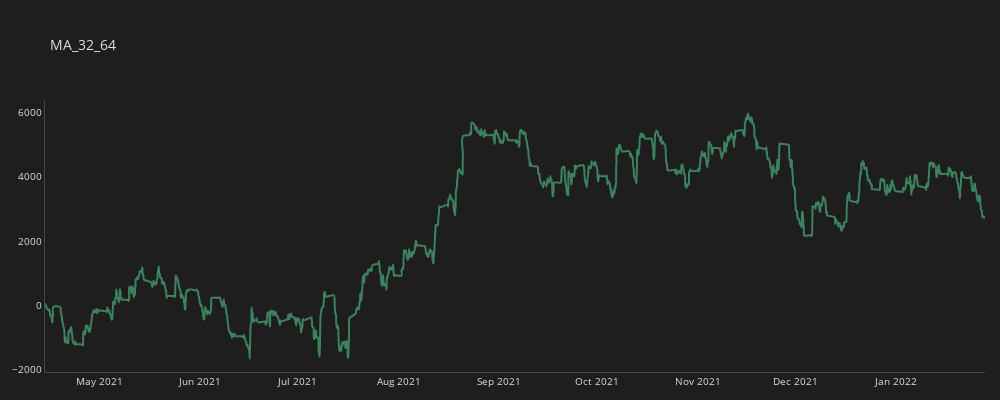
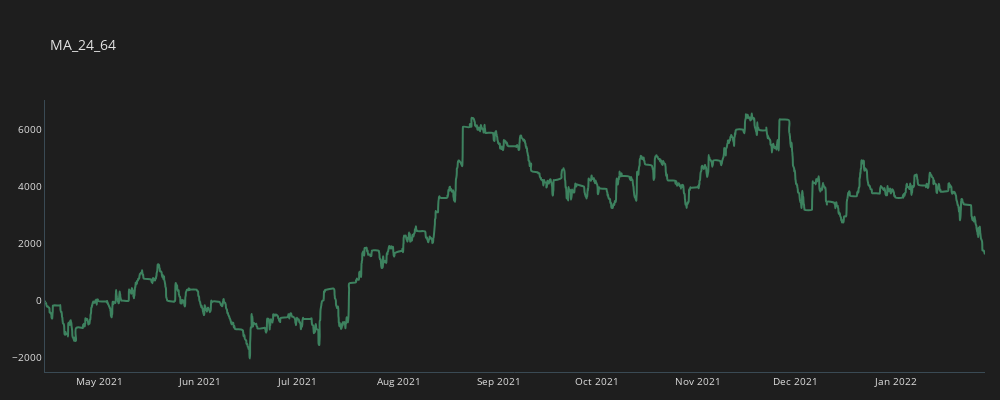
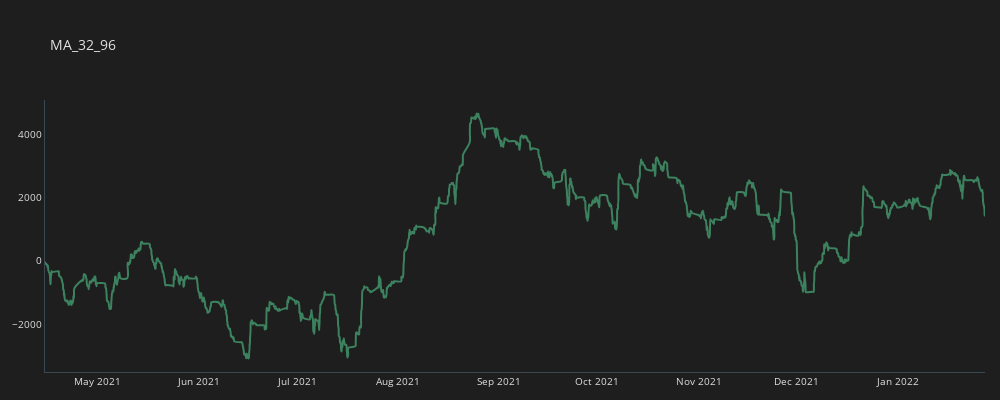

The notebook cell these images were saved under, in order:
### Code cell
for c in crosses:
    temp_df = all_trades[(all_trades.CROSS==c)].copy()
    temp_df = temp_df.groupby(by='time', as_index=False).sum()
    temp_df['CUM_GAIN'] = temp_df.GAIN.cumsum()
    plot_line(temp_df, c)

### Figure 1 — Plotly figure (JSON) as saved in the notebook; plotly's stock layout.template omitted (floating-point values rounded to 4 significant figures; data arrays with more than 128 entries replaced by an {"elided": "..."} marker saying what was removed)
{"data": [{"line": {"color": "#3d825f", "shape": "spline", "width": 2}, "mode": "lines", "name": "CAD_CUM_GAIN", "type": "scatter", "x": {"elided": "3073 str values"}, "y": {"elided": "3073 float values"}}], "layout": {"font": {"color": "#e1e1e1", "size": 10}, "height": 400, "margin": {"b": 15, "l": 15, "r": 15}, "paper_bgcolor": "#1e1e1e", "plot_bgcolor": "#1e1e1e", "title": {"text": "MA_32_64"}, "width": 1000, "xaxis": {"linecolor": "#3a4a54", "linewidth": 1, "showgrid": false, "zeroline": false}, "yaxis": {"linecolor": "#3a4a54", "linewidth": 1, "showgrid": false, "zeroline": false}}}

### Figure 2 — Plotly figure (JSON) as saved in the notebook; plotly's stock layout.template omitted (floating-point values rounded to 4 significant figures; data arrays with more than 128 entries replaced by an {"elided": "..."} marker saying what was removed)
{"data": [{"line": {"color": "#3d825f", "shape": "spline", "width": 2}, "mode": "lines", "name": "CAD_CUM_GAIN", "type": "scatter", "x": {"elided": "3159 str values"}, "y": {"elided": "3159 float values"}}], "layout": {"font": {"color": "#e1e1e1", "size": 10}, "height": 400, "margin": {"b": 15, "l": 15, "r": 15}, "paper_bgcolor": "#1e1e1e", "plot_bgcolor": "#1e1e1e", "title": {"text": "MA_24_64"}, "width": 1000, "xaxis": {"linecolor": "#3a4a54", "linewidth": 1, "showgrid": false, "zeroline": false}, "yaxis": {"linecolor": "#3a4a54", "linewidth": 1, "showgrid": false, "zeroline": false}}}

### Figure 3 — Plotly figure (JSON) as saved in the notebook; plotly's stock layout.template omitted (floating-point values rounded to 4 significant figures; data arrays with more than 128 entries replaced by an {"elided": "..."} marker saying what was removed)
{"data": [{"line": {"color": "#3d825f", "shape": "spline", "width": 2}, "mode": "lines", "name": "CAD_CUM_GAIN", "type": "scatter", "x": {"elided": "2456 str values"}, "y": {"elided": "2456 float values"}}], "layout": {"font": {"color": "#e1e1e1", "size": 10}, "height": 400, "margin": {"b": 15, "l": 15, "r": 15}, "paper_bgcolor": "#1e1e1e", "plot_bgcolor": "#1e1e1e", "title": {"text": "MA_32_96"}, "width": 1000, "xaxis": {"linecolor": "#3a4a54", "linewidth": 1, "showgrid": false, "zeroline": false}, "yaxis": {"linecolor": "#3a4a54", "linewidth": 1, "showgrid": false, "zeroline": false}}}
